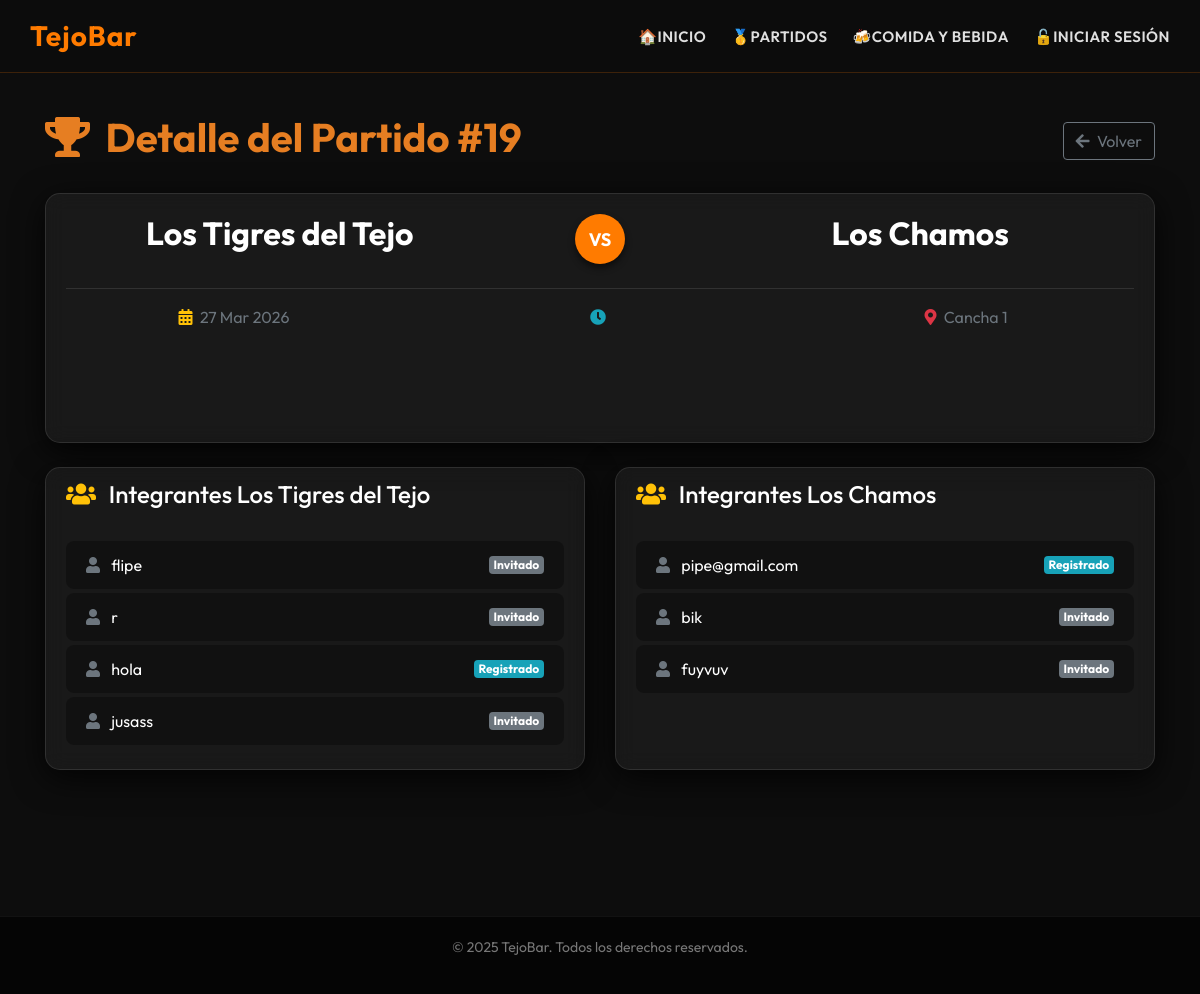
The page /partidos/19/ on the database its author committed.
### tejobar_app/models.py (models this page shows, shortened)
class Partido(models.Model):
    ESTADO_PENDIENTE = "Pendiente"
    ESTADO_CONFIRMADA = "Confirmada"
    ESTADO_CANCELADA = "Cancelada"
    ESTADO_FINALIZADO = "Finalizado"
    ESTADO_CHOICES = [
        (ESTADO_PENDIENTE, "Pendiente"),
        (ESTADO_CONFIRMADA, "En Curso"),
        (ESTADO_CANCELADA, "Cancelada"),
        (ESTADO_FINALIZADO, "Finalizado"),
    ]
    fecha = models.DateField()
    hora = models.CharField(max_length=20)
    equipo1 = models.ForeignKey(
        Equipo,
        on_delete=models.CASCADE,
        related_name="partidos_como_equipo1",
        null=True,  # Allow null temporarily for existing rows
    )
    equipo2 = models.ForeignKey(
        Equipo,
        on_delete=models.CASCADE,
        related_name="partidos_como_equipo2",
        null=True,
    )
    cancha = models.ForeignKey(Cancha, on_delete=models.CASCADE, related_name="partidos")
    estado = models.CharField(
        max_length=20, choices=ESTADO_CHOICES, default=ESTADO_PENDIENTE
    )
    hora_reserva_fin = models.CharField(max_length=20, blank=True, null=True) # User-input reservation end time
    hora_inicio = models.DateTimeField(blank=True, null=True)
    hora_fin = models.DateTimeField(blank=True, null=True)
    pago_cancha_equipo1 = models.BooleanField(default=False)
    pago_cancha_equipo2 = models.BooleanField(default=False)
    pago_cancha = models.BooleanField(default=False) # True when both have paid

class Equipo(models.Model):
    nombre_equipo = models.CharField(max_length=100, unique=True)

class Cancha(models.Model):
    estado = models.BooleanField(default=True, null=True)
    disponibilidad = models.CharField(
        max_length=50,
        unique=True,
        error_messages={
            "blank": "El nombre de la cancha es obligatorio.",
            "null": "El nombre de la cancha es obligatorio.",
            "unique": "Ya existe una cancha con este nombre.",
        },
        validators=[
            MinLengthValidator(
                2,
                message="El nombre de la cancha debe tener entre 2 y 50 caracteres.",
            ),
            MaxLengthValidator(
                50,
                message="El nombre de la cancha debe tener entre 2 y 50 caracteres.",
            ),
        ],
    )
    precio_por_hora = models.FloatField(
        default=8000.0,
        validators=[
            MinValueValidator(0.01, message="La tarifa por hora debe ser mayor a 0.")
        ],
        error_messages={
            "invalid": "La tarifa por hora debe ser un valor numérico.",
        }
    )
    descripcion = models.TextField(
        "Descripción",
        blank=True,
        null=True,
        validators=[
            MaxLengthValidator(200, message="La descripción no puede superar los 200 caracteres.")
        ]
    )
    def __str__(self) -> str:
        if self.disponibilidad:
            return self.disponibilidad
        return f"Cancha {self.pk}"

class JugadorEquipo(models.Model):
    TIPO_REGISTRADO = 'registrado'
    TIPO_INVITADO = 'invitado'
    TIPO_CHOICES = [
        (TIPO_REGISTRADO, 'Registrado'),
        (TIPO_INVITADO, 'Invitado'),
    ]
    jugador = models.ForeignKey(
        Jugador, on_delete=models.CASCADE, related_name="jugador_equipos", null=True, blank=True
    )
    equipo = models.ForeignKey(
        Equipo, on_delete=models.CASCADE, related_name="equipo_jugadores"
    )
    es_capitan = models.BooleanField(default=False)
    tipo_usuario = models.CharField(max_length=20, choices=TIPO_CHOICES, default=TIPO_REGISTRADO)
    nombre_invitado = models.CharField(max_length=100, blank=True, null=True)
    telefono_invitado = models.CharField(max_length=20, blank=True, null=True)
    correo_invitado = models.EmailField(blank=True, null=True)
    def get_nombre(self):
        if self.tipo_usuario == self.TIPO_REGISTRADO and self.jugador:
            return self.jugador.persona.nombre
        return self.nombre_invitado or "Jugador Invitado Desconocido"

class Jugador(models.Model):
    persona = models.OneToOneField(
        Persona,
        primary_key=True,
        on_delete=models.CASCADE,
        related_name="jugador",
    )
    estado = models.BooleanField(default=True)
    rut = models.CharField(max_length=50, blank=True, null=True)

class Persona(models.Model):
    ROL_JUGADOR = "jugador"
    ROL_CAPITAN = "capitan"
    ROL_ADMIN = "admin"
    ROL_CHOICES = [
        (ROL_JUGADOR, "Jugador"),
        (ROL_CAPITAN, "Capitán"),
        (ROL_ADMIN, "Admin"),
    ]
    user = models.OneToOneField(
        User, on_delete=models.CASCADE, related_name="persona", null=True, blank=True
    )
    nombre = models.CharField(
        max_length=25,
        validators=[
            MinLengthValidator(2, message="El nombre debe tener al menos 2 caracteres."),
            RegexValidator(
                regex=r'^[a-zA-ZáéíóúÁÉÍÓÚüÜñÑ\s]+$',
                message="El nombre solo puede contener letras y espacios."
            )
        ]
    )
    correo = models.EmailField(unique=True)
    numero = models.CharField(max_length=20)
    rol = models.CharField(max_length=10, choices=ROL_CHOICES, default=ROL_JUGADOR)

### tejobar_app/views.py (the view)
# urls.py: path("partidos/<int:pk>/", views.partido_show, name="partidos_show"),
def partido_show(request: HttpRequest, pk: int) -> HttpResponse:
    from .models import PartidoIntegrante
    partido = get_object_or_404(Partido.objects.select_related('equipo1', 'equipo2', 'cancha'), pk=pk)
    snapshot_e1 = list(partido.integrantes_snapshot.filter(equipo=partido.equipo1).select_related('equipo')) if partido.equipo1 else []
    snapshot_e2 = list(partido.integrantes_snapshot.filter(equipo=partido.equipo2).select_related('equipo')) if partido.equipo2 else []
    tiene_snapshot = bool(snapshot_e1 or snapshot_e2)
    if not snapshot_e1 and partido.equipo1:
        snapshot_e1 = list(JugadorEquipo.objects.filter(equipo=partido.equipo1).select_related('jugador__persona'))
    if not snapshot_e2 and partido.equipo2:
        snapshot_e2 = list(JugadorEquipo.objects.filter(equipo=partido.equipo2).select_related('jugador__persona'))
    consumos = partido.consumos.select_related('producto', 'jugador_equipo', 'equipo')
    total_consumos_partido = sum(
        float(c.cantidad) * float(c.precio_unitario or c.producto.precio)
        for c in consumos
    )
    context = {
        'partido': partido,
        'jugadores_e1': snapshot_e1,
        'jugadores_e2': snapshot_e2,
        'tiene_snapshot': tiene_snapshot,
        'total_consumos_partido': round(total_consumos_partido, 0),
    }
    return render(request, "partidos/show.html", context)

### tejobar_app/context_processors.py (called while the page is built, shortened)
def cloudinary_status(request):
    return {
        "use_cloudinary": settings.USE_CLOUDINARY,
        "cloudinary_status_message": cloudinary_status_message(),
    }

def admin_notifications(request):
    if not request.user.is_authenticated:
        return {}

### tejobar_app/media_utils.py (called while the page is built)
def cloudinary_status_message() -> str:
    if not settings.USE_CLOUDINARY:
        return (
            "Cloudinary no está activo. Configura CLOUDINARY_CLOUD_NAME, "
            "CLOUDINARY_API_KEY y CLOUDINARY_API_SECRET en Railway."
        )
    storage = getattr(settings, "CLOUDINARY_STORAGE", {})
    cloud_name = storage.get("CLOUD_NAME") or urlparse(settings.CLOUDINARY_URL).hostname
    return f"Cloudinary activo (cloud: {cloud_name})."

### templates/partidos/show.html (shortened to what this page needs)
{% extends "layouts/public.html" %}
{% load static %}
{% block content %}
<div class="row mb-4 mt-3">
    <div class="col-12">
        <div class="d-flex justify-content-between align-items-center mb-4">
            <h1 class="font-weight-bold" style="color: #e67e22;">
                <i class="fas fa-trophy mr-2"></i> Detalle del Partido #{{ partido.pk }}
            </h1>
            <a href="{% url 'tejobar_app:partidos_index' %}" class="btn btn-outline-secondary">
                <i class="fas fa-arrow-left mr-1"></i> Volver
            </a>
        </div>
        <div class="card premium-card mb-4 border-0" style="background: rgba(30,30,30,0.6); border-radius: 15px;">
            <div class="card-body">
                <div class="row text-center">
                    <div class="col-md-5">
                        <h2 class="font-weight-bold text-white">{{ partido.equipo1.nombre_equipo|default:"Equipo 1" }}</h2>
                    </div>
                    <div class="col-md-2 d-flex flex-column justify-content-center align-items-center">
                        <div class="vs-badge mb-2" style="background-color: #ff7b00; color: white; border-radius: 50%; width: 50px; height: 50px; display: flex; align-items: center; justify-content: center; font-weight: bold; font-size: 18px; box-shadow: 0 4px 6px rgba(0,0,0,0.5);">
                            VS
                        </div>
                    </div>
                    <div class="col-md-5">
                        <h2 class="font-weight-bold text-white">{{ partido.equipo2.nombre_equipo|default:"Equipo 2" }}</h2>
                    </div>
                </div>
                <hr style="border-color: rgba(255,255,255,0.1);">
                <div class="row text-muted text-center">
                    <div class="col-md-4">
                        <i class="fas fa-calendar-alt text-warning mr-1"></i> {{ partido.fecha|date:"d M Y" }}
                    </div>
                    <div class="col-md-4">
                        <i class="fas fa-clock text-info mr-1"></i> {{ partido.hora|time:"H:i" }}
                    </div>
                    <div class="col-md-4">
                        <i class="fas fa-map-marker-alt text-danger mr-1"></i> {{ partido.cancha|default:"Por definir" }}
                    </div>
                </div>
            </div>
        </div>
        <div class="row">
            <div class="col-md-6 mb-4">
                <div class="card premium-card h-100 border-0" style="background: rgba(30,30,30,0.6); border-radius: 15px;">
                    <div class="card-header border-0 bg-transparent d-flex justify-content-between align-items-center">
                        <h4 class="text-white mb-0"><i class="fas fa-users text-warning mr-2"></i> Integrantes {{ partido.equipo1.nombre_equipo|default:"Equipo 1" }}</h4>
                    </div>
                    <div class="card-body">
                        {% if jugadores_e1 %}
                            <ul class="list-group list-group-flush" style="background: transparent;">
                                {% for je in jugadores_e1 %}
                                <li class="list-group-item d-flex justify-content-between align-items-center border-0 mb-1" style="background: rgba(0,0,0,0.3); border-radius: 8px;">
                                    <span class="text-white">
                                        <i class="fas fa-user text-secondary mr-2"></i>
                                        {% if tiene_snapshot %}{{ je.nombre }}{% else %}{{ je.get_nombre }}{% endif %}
                                    </span>
                                    {% if je.tipo_usuario == 'invitado' %}
                                        <span class="badge badge-secondary">Invitado</span>
                                    {% else %}
                                        <span class="badge badge-info">Registrado</span>
                                    {% endif %}
                                </li>
                                {% endfor %}
                            </ul>
                        {% else %}
                            <p class="text-muted mb-0">No hay integrantes registrados.</p>
                        {% endif %}
                    </div>
                </div>
            </div>
            <div class="col-md-6 mb-4">
                <div class="card premium-card h-100 border-0" style="background: rgba(30,30,30,0.6); border-radius: 15px;">
                    <div class="card-header border-0 bg-transparent d-flex justify-content-between align-items-center">
                        <h4 class="text-white mb-0"><i class="fas fa-users text-warning mr-2"></i> Integrantes {{ partido.equipo2.nombre_equipo|default:"Equipo 2" }}</h4>
                    </div>
                    <div class="card-body">
                        {% if jugadores_e2 %}
                            <ul class="list-group list-group-flush" style="background: transparent;">
                                {% for je in jugadores_e2 %}
                                <li class="list-group-item d-flex justify-content-between align-items-center border-0 mb-1" style="background: rgba(0,0,0,0.3); border-radius: 8px;">
                                    <span class="text-white">
                                        <i class="fas fa-user text-secondary mr-2"></i>
                                        {% if tiene_snapshot %}{{ je.nombre }}{% else %}{{ je.get_nombre }}{% endif %}
                                    </span>
                                    {% if je.tipo_usuario == 'invitado' %}
                                        <span class="badge badge-secondary">Invitado</span>
                                    {% else %}
                                        <span class="badge badge-info">Registrado</span>
                                    {% endif %}
                                </li>
                                {% endfor %}
                            </ul>
                        {% else %}
                            <p class="text-muted mb-0">No hay integrantes registrados.</p>
                        {% endif %}
                    </div>
                </div>
            </div>
        </div>
    </div>
</div>
{% endblock %}

### static/css/productos.css (style rules this page uses)
body { margin: 0; font-family: 'Segoe UI', sans-serif; background-color: #141414; color: #ffffff; transition: 1.5s; overflow-x: hidden; }

### static/css/newstyle.css (style rules this page uses)
*, *::before, *::after { box-sizing: border-box; }
html { overflow-x: hidden; }
body { margin: 0; font-family: 'Outfit', 'Segoe UI', sans-serif; background-color: #0d0d0d; color: #e0e0e0; transition: background-color 0.5s, color 0.5s; display: flex; flex-direction: column; min-height: 100vh; overflow-x: hidden; }
header, nav a, .hero, .section, .card, footer { transition: all 0.4s ease; }
.card { display: flex; position: relative; overflow: hidden; background: rgba(255, 255, 255, 0.05) !important; backdrop-filter: blur(10px) !important; -webkit-backdrop-filter: blur(10px) !important; border: 1px solid rgba(255, 255, 255, 0.1) !important; border-radius: 16px; box-shadow: 0 8px 32px rgba(0, 0, 0, 0.8) !important; text-decoration: none !important; color: #fff !important; height: 250px; transition: transform 0.4s cubic-bezier(0.175, 0.885, 0.32, 1.275), box-shadow 0.4s ease; }

### rows shown on the page
Partido: pk "19", equipo1.nombre_equipo "Los Tigres del Tejo", equipo2.nombre_equipo "Los Chamos", fecha "27 Mar 2026", cancha "Cancha 1"
JugadorEquipo: get_nombre "flipe", shows "Invitado"
JugadorEquipo: get_nombre "r", shows "Invitado"
JugadorEquipo: get_nombre "hola", shows "Registrado"
JugadorEquipo: get_nombre "jusass", shows "Invitado"
JugadorEquipo: get_nombre "pipe@gmail.com", shows "Registrado"
JugadorEquipo: get_nombre "bik", shows "Invitado"
JugadorEquipo: get_nombre "fuyvuv", shows "Invitado"
